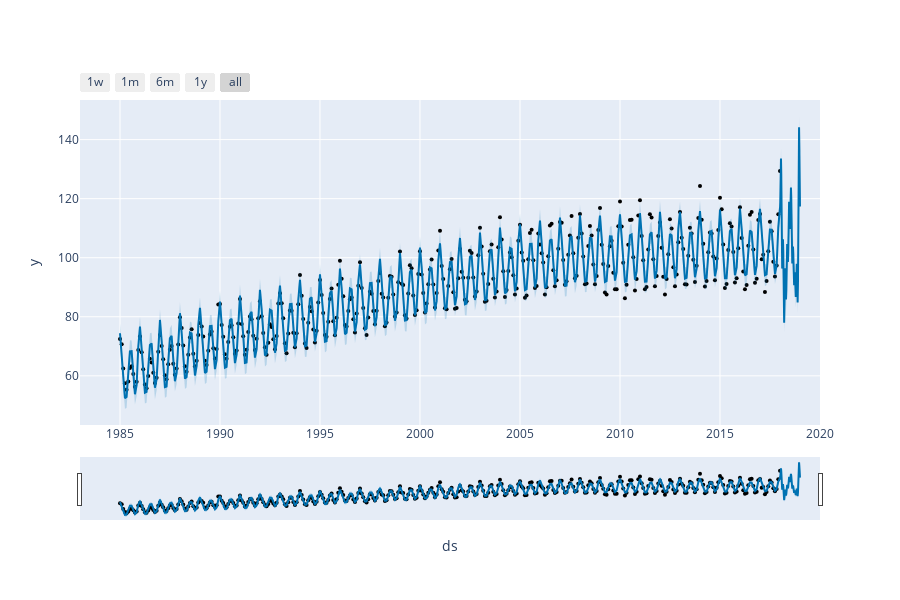

The cell this chart's notebook holds for it:
### Markdown cell above
## 2. Exploracion de resultados - interactivo (plotly)

### Code cell
# [EXPLORA] Grafica interactiva - Predicciones
from prophet.plot import plot_plotly
plot_plotly(m,y_pred)

### Figure 1 — Plotly figure (JSON) as saved in the notebook; plotly's stock layout.template omitted (floating-point values rounded to 4 significant figures; data arrays with more than 128 entries replaced by an {"elided": "..."} marker saying what was removed)
{"data": [{"marker": {"color": "black", "size": 4}, "mode": "markers", "name": "Actual", "type": "scatter", "x": {"elided": "397 str values"}, "y": {"elided": "397 float values"}}, {"hoverinfo": "skip", "line": {"width": 0}, "mode": "lines", "type": "scatter", "x": {"elided": "762 str values"}, "y": {"elided": "762 float values"}}, {"fill": "tonexty", "fillcolor": "rgba(0, 114, 178, 0.2)", "line": {"color": "#0072B2", "width": 2}, "mode": "lines", "name": "Predicted", "type": "scatter", "x": {"elided": "762 str values"}, "y": {"elided": "762 float values"}}, {"fill": "tonexty", "fillcolor": "rgba(0, 114, 178, 0.2)", "hoverinfo": "skip", "line": {"width": 0}, "mode": "lines", "type": "scatter", "x": {"elided": "762 str values"}, "y": {"elided": "762 float values"}}], "layout": {"height": 600, "showlegend": false, "width": 900, "xaxis": {"rangeselector": {"buttons": [{"count": 7, "label": "1w", "step": "day", "stepmode": "backward"}, {"count": 1, "label": "1m", "step": "month", "stepmode": "backward"}, {"count": 6, "label": "6m", "step": "month", "stepmode": "backward"}, {"count": 1, "label": "1y", "step": "year", "stepmode": "backward"}, {"step": "all"}]}, "rangeslider": {"visible": true}, "title": {"text": "ds"}, "type": "date"}, "yaxis": {"title": {"text": "y"}}}}
